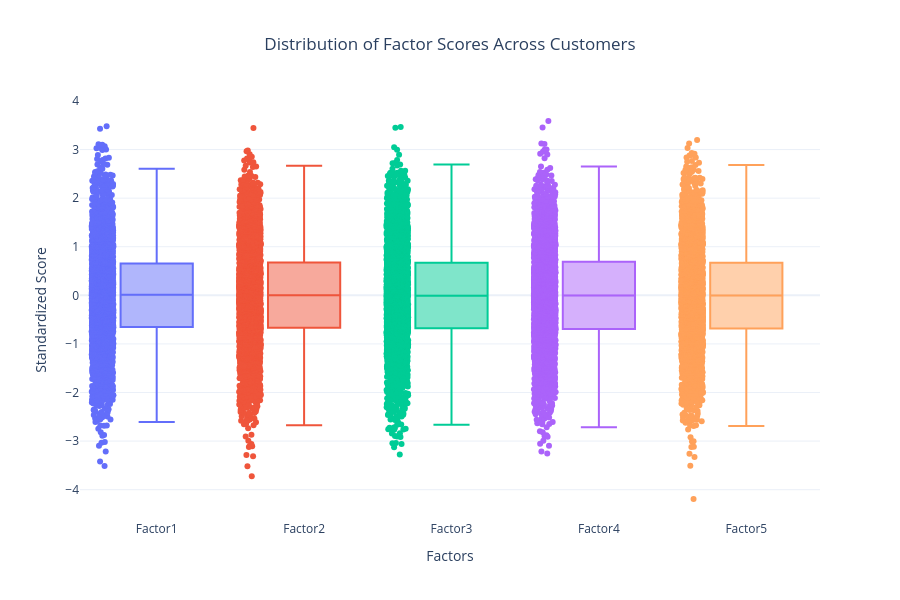

This figure's notebook cell:
### Code cell
# Generates a scree plot to visualize eigenvalues for factor selection. 
# The plot helps identify the optimal number of factors by showing where the curve flattens, with the red line (Kaiser Criterion) marking factors with eigenvalues greater than 1.

import plotly.express as px

df_long = df_scores.melt(var_name="Factor", value_name="Score")

fig = px.box(
    df_long,
    x="Factor", y="Score", color="Factor",
    points="all",
    title="Distribution of Factor Scores Across Customers",
    template="plotly_white"
)
fig.update_layout(
    showlegend=False,
    xaxis_title="Factors",
    yaxis_title="Standardized Score",
    title_x=0.5,
    width=900, height=600
)
fig.show()

### Figure 1 — Plotly figure (JSON) as saved in the notebook; plotly's stock layout.template omitted (floating-point values rounded to 4 significant figures; data arrays with more than 128 entries replaced by an {"elided": "..."} marker saying what was removed)
{"data": [{"alignmentgroup": "True", "boxpoints": "all", "hovertemplate": "Factor=%{x}<br>Score=%{y}<extra></extra>", "legendgroup": "Factor1", "marker": {"color": "#636efa"}, "name": "Factor1", "notched": false, "offsetgroup": "Factor1", "orientation": "v", "showlegend": true, "type": "box", "x": {"elided": "3235 str values"}, "x0": " ", "xaxis": "x", "y": {"elided": "3235 float values"}, "y0": " ", "yaxis": "y"}, {"alignmentgroup": "True", "boxpoints": "all", "hovertemplate": "Factor=%{x}<br>Score=%{y}<extra></extra>", "legendgroup": "Factor2", "marker": {"color": "#EF553B"}, "name": "Factor2", "notched": false, "offsetgroup": "Factor2", "orientation": "v", "showlegend": true, "type": "box", "x": {"elided": "3235 str values"}, "x0": " ", "xaxis": "x", "y": {"elided": "3235 float values"}, "y0": " ", "yaxis": "y"}, {"alignmentgroup": "True", "boxpoints": "all", "hovertemplate": "Factor=%{x}<br>Score=%{y}<extra></extra>", "legendgroup": "Factor3", "marker": {"color": "#00cc96"}, "name": "Factor3", "notched": false, "offsetgroup": "Factor3", "orientation": "v", "showlegend": true, "type": "box", "x": {"elided": "3235 str values"}, "x0": " ", "xaxis": "x", "y": {"elided": "3235 float values"}, "y0": " ", "yaxis": "y"}, {"alignmentgroup": "True", "boxpoints": "all", "hovertemplate": "Factor=%{x}<br>Score=%{y}<extra></extra>", "legendgroup": "Factor4", "marker": {"color": "#ab63fa"}, "name": "Factor4", "notched": false, "offsetgroup": "Factor4", "orientation": "v", "showlegend": true, "type": "box", "x": {"elided": "3235 str values"}, "x0": " ", "xaxis": "x", "y": {"elided": "3235 float values"}, "y0": " ", "yaxis": "y"}, {"alignmentgroup": "True", "boxpoints": "all", "hovertemplate": "Factor=%{x}<br>Score=%{y}<extra></extra>", "legendgroup": "Factor5", "marker": {"color": "#FFA15A"}, "name": "Factor5", "notched": false, "offsetgroup": "Factor5", "orientation": "v", "showlegend": true, "type": "box", "x": {"elided": "3235 str values"}, "x0": " ", "xaxis": "x", "y": {"elided": "3235 float values"}, "y0": " ", "yaxis": "y"}], "layout": {"boxmode": "overlay", "height": 600, "legend": {"title": {"text": "Factor"}, "tracegroupgap": 0}, "showlegend": false, "title": {"text": "Distribution of Factor Scores Across Customers", "x": 0.5}, "width": 900, "xaxis": {"anchor": "y", "categoryarray": ["Factor1", "Factor2", "Factor3", "Factor4", "Factor5"], "categoryorder": "array", "domain": [0, 1], "title": {"text": "Factors"}}, "yaxis": {"anchor": "x", "domain": [0, 1], "title": {"text": "Standardized Score"}}}}
